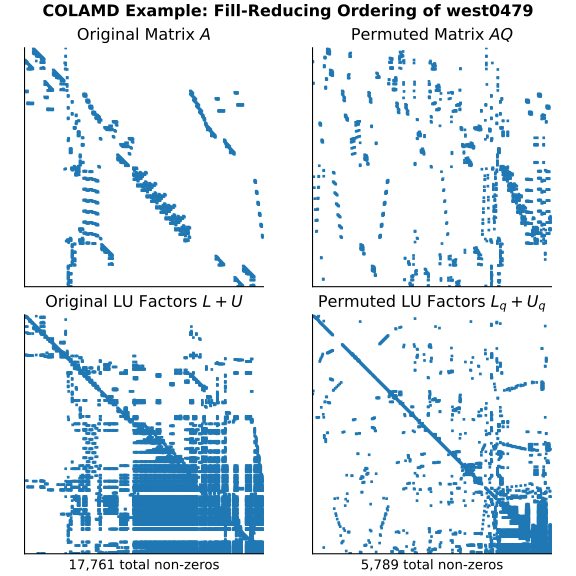

This figure's Python source:
# Part of the scikit-sparse project.
# Copyright (C) 2025 Bernard Roesler. All rights reserved.
# See pyproject.toml for full author list and LICENSE.txt for license details.
# SPDX-License-Identifier: BSD-2-Clause
#
# =============================================================================
#     File: colamd_example.py
#  Created: 2025-07-31 14:18
# =============================================================================

"""An example of using the COLAMD (Column Approximate Minimum Degree) algorithm
to find a fill-reducing ordering of a sparse matrix.
"""

from pathlib import Path

import matplotlib.pyplot as plt
from scipy.io import mmread
from scipy.sparse.linalg import splu

from sksparse.colamd import colamd

# from numpy.testing import assert_allclose, assert_array_equal


# Load the west0479 matrix (downloaded from the SuiteSparse Matrix Collection:
# <https://sparse.tamu.edu/HB/west0479>)
filepath = Path("data") / "west0479.mtx"
A = mmread(filepath, spmatrix=False).tocsc()  # read the matrix

q = colamd(A)  # compute the COLAMD ordering
AQ = A[:, q]   # apply the column ordering to the matrix

# Compute the LU factorization of the original and permuted matrices
lu = splu(A, permc_spec='NATURAL')
L_, U_ = lu.L, lu.U

luq = splu(AQ, permc_spec='NATURAL')
Lq, Uq = luq.L, luq.U

# Plot the original and permuted matrices
plt.rcParams.update({'font.size': 10})

fig, axs = plt.subplots(num=1, nrows=2, ncols=2, clear=True)
fig.set_size_inches((6, 6), forward=True)
fig.set_constrained_layout(True)
fig.suptitle("COLAMD Example: Fill-Reducing Ordering of west0479")

ax = axs[0, 0]
ax.spy(A, markersize=1)
ax.set_title(r"Original Matrix $A$")

ax = axs[0, 1]
ax.spy(AQ, markersize=1)
ax.set_title(r"Permuted Matrix $AQ$")

ax = axs[1, 0]
ax.spy(L_ + U_, markersize=1)
ax.set_title(r"Original LU Factors $L + U$")
ax.set_xlabel(f"{(L_ + U_).nnz:,} total non-zeros")

ax = axs[1, 1]
ax.spy(Lq + Uq, markersize=1)
ax.set_title(r"Permuted LU Factors $L_q + U_q$")
ax.set_xlabel(f"{(Lq + Uq).nnz:,} total non-zeros")

for ax in axs.flat:
    ax.set_aspect('equal')
    ax.set_xticks([])
    ax.set_yticks([])

plt.show()
fig.savefig("colamd_example.svg")
